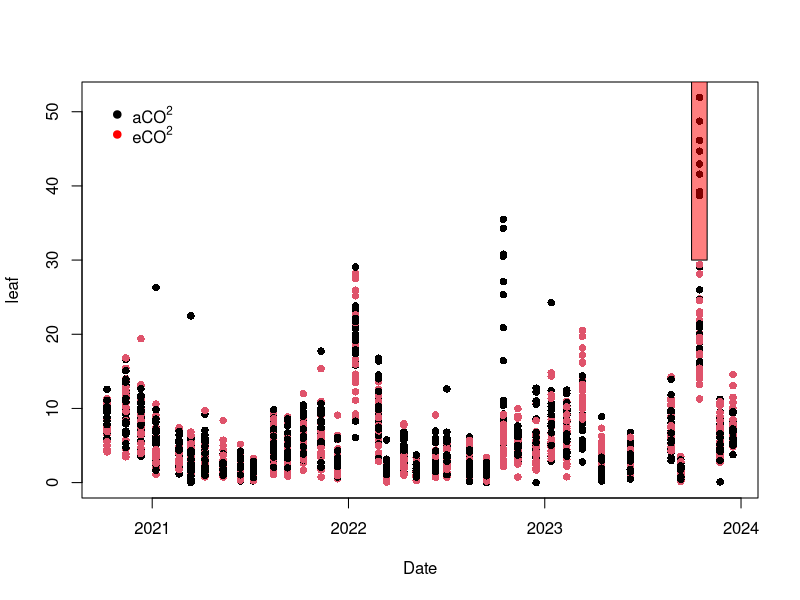

The R script that drew this image:
#bugs

litter <- read.csv("FACE/data/face_litter.csv")
  litter$Date <- as.Date(litter$Date, format= "%d/%m/%Y")
  litter$ring <- as.factor(litter$ring)
  litter$treatment <- as.factor(ifelse(litter$ring == 2 |
                                         litter$ring == 3 |
                                         litter$ring == 6,
                                       "aCO2", "eCO2"))

  
library(doBy)
litter_mean_trap <- summaryBy(leaf ~ Date + ring +treatment, 
                                data=litter, FUN=mean, na.rm=TRUE, keep.names = TRUE) 
cols <- c("black", "red")
co2lab <- c(expression(aCO^2), expression(eCO^2))
colpoly <- scales::alpha("red", .5)
polydates <- c(as.Date("2023-10-01"), as.Date("2023-10-30"))

plot(leaf ~ Date, data=litter, col=treatment, pch=16)
legend("topleft", legend=co2lab, pch=19, col=cols, bty='n', inset=.03)

polygon(x=c(polydates[1], polydates[1],polydates[2], polydates[2]), y=c(30, 60, 60, 30), col=colpoly)
